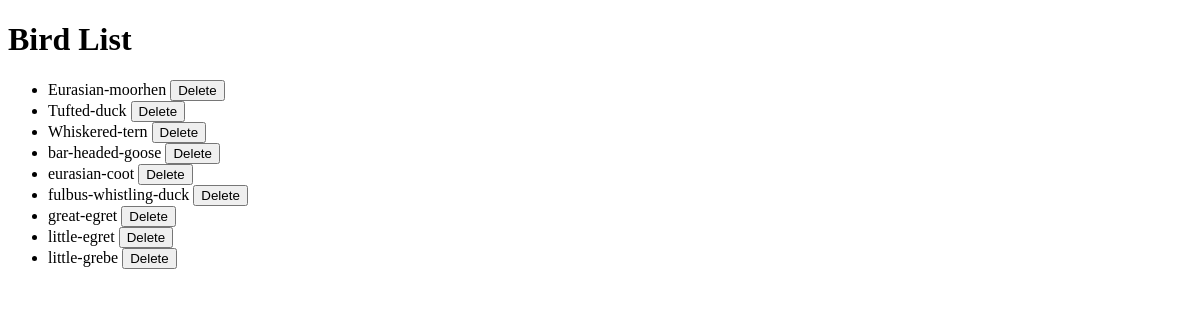
The page /birds/ on the database as committed earlier.
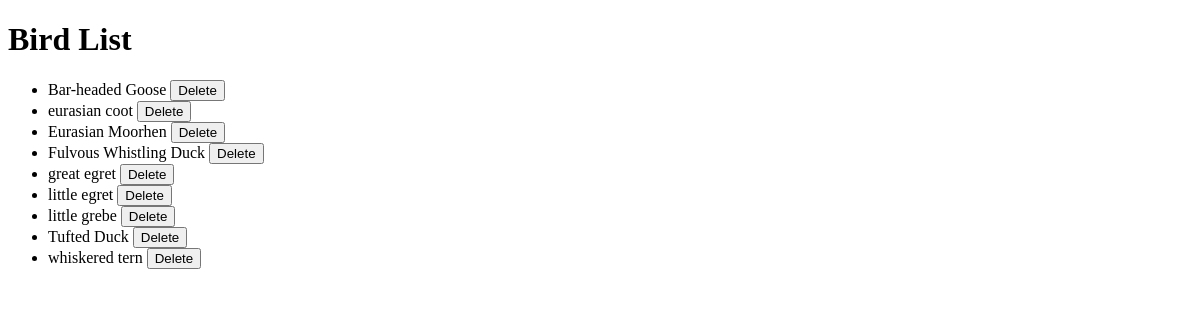
The same page on the database as committed later.
### myapp/models.py (models this page shows, shortened)
class Bird(models.Model):
    name = models.CharField(max_length=255)
    scientific_name = models.CharField(max_length=255)
    description = models.TextField()
    population = models.CharField(max_length=100)
    class_index = models.IntegerField(unique=True)  # Corresponds to the model's output class index
    image = models.TextField(null=True, blank=True)  # <-- Changed to TextField

### myapp/views.py (the view)
# urls.py: path('birds/', views.bird_list, name='bird_list'),  # Page to list all birds
def bird_list(request):
    birds = Bird.objects.all()
    return render(request, 'bird_list.html', {'birds': birds})

### myapp/templates/bird_list.html (shortened to what this page needs)
<!DOCTYPE html>
<html>
<head>
</head>
<body>
    <h1>Bird List</h1>
    {% if birds %}
        <ul>
            {% for bird in birds %}
                <li>
                    {{ bird.name }}
                    <form action="{% url 'delete_bird' bird.id %}" method="post" style="display:inline;">
                        <button type="submit" onclick="return confirm('Are you sure you want to delete this bird?');">Delete</button>
                    </form>
                </li>
            {% endfor %}
        </ul>
    {% else %}
        <p>No birds available.</p>
    {% endif %}
</body>
</html>

Rows that differ between the two databases and show on the page:
removed Bird: name "Eurasian-moorhen"
removed Bird: name "Tufted-duck"
removed Bird: name "Whiskered-tern"
removed Bird: name "bar-headed-goose"
removed Bird: name "eurasian-coot"
removed Bird: name "fulbus-whistling-duck"
removed Bird: name "great-egret"
removed Bird: name "little-egret"
removed Bird: name "little-grebe"
added Bird: name "Bar-headed Goose"
added Bird: name "eurasian coot"
added Bird: name "Eurasian Moorhen"
added Bird: name "Fulvous Whistling Duck"
added Bird: name "great egret"
added Bird: name "little egret"
added Bird: name "little grebe"
added Bird: name "Tufted Duck"
added Bird: name "whiskered tern"
